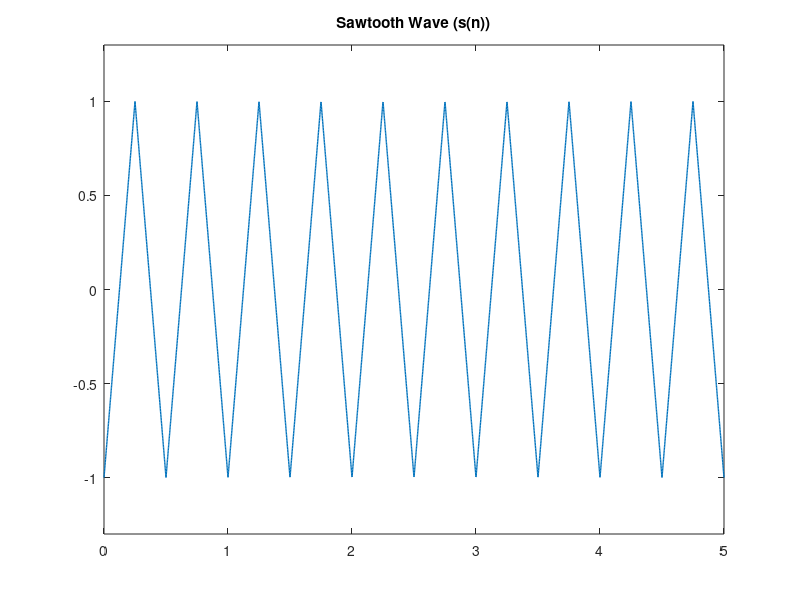
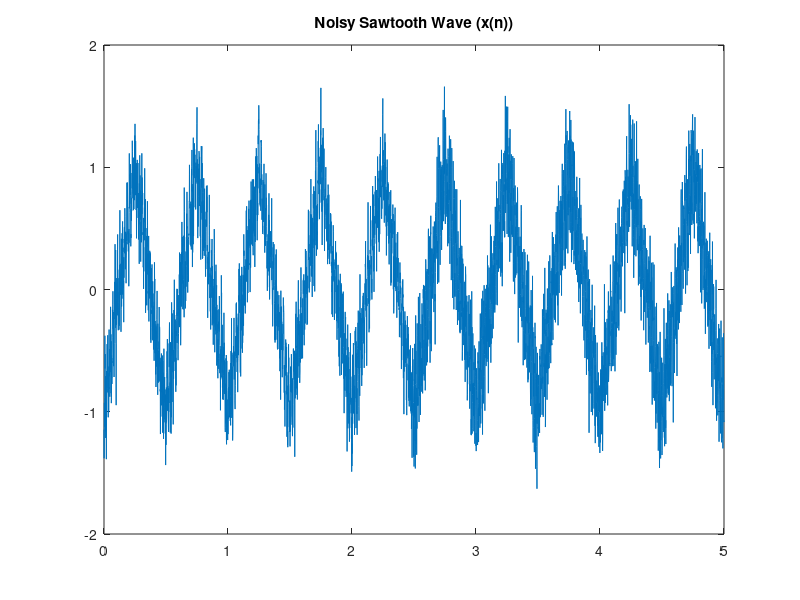

Recreate these plots in MATLAB, in order. (Note: this script raises an error after producing the figures.)
clear;
clc;
%%
N = 5000; % Number of points
t = linspace(0,5,N)'; 
phi1=0.35*pi;
phi2=0.6*pi;
snr=10;
s = sawtooth(2*pi*2*t(1:N),0.5); 
n1 = 0.2*sin(2*pi*50*t(1:N/2)-phi1);
n2 = 0.3*sin(2* pi*100*t(N/2+1:N)-phi2); 
nwg = s - awgn(s,snr,'measured'); 
noise=nwg+[n1 ;n2];
xn = s + noise; 

figure;
plot(t,s,'LineWidth',1)
title('Sawtooth Wave (s(n))')
ylim([-1.3 1.3])

figure;
plot(t,xn)
title('Noisy Sawtooth Wave (x(n))')
ylim([-2 2])
%%
% 2.1 LMS Method
% 2.1.1 Exploring the Rate of Adaptation
a = 3;
phi1 = pi*(1/3); 
phi2 = pi*(1/6);

nref_1 = 0.2*sin(2*pi*50*t(1:N/2) + phi1);
nref_2 = 0.3*sin(2* pi*100*t(N/2+1:N) + phi2);

% Defining the reference signal
Reference_signal = a*(nwg + [nref_1 ; nref_2]);

% Iterating through a range of M and mu to find the optimum paramm
M_upper_limit = 30;
MSE_holder = NaN(M_upper_limit,100);
mu_upper_limit = round(2/(20*M_upper_limit*((xn'*xn)/length(xn))),4);
mu_range = linspace(0.001,mu_upper_limit,100);

for M=1:M_upper_limit
    for i = 1:10
        [e, ~, ~] = LMSFilter(xn', Reference_signal, mu_range(i), M);
        MSE_holder(M,i) = immse(e,s');
    end
end

% Plotting the results from the iterative process
figure
grid_M = 1:M_upper_limit;
surf(mu_range, grid_M, MSE_holder)
title('MSE as a Function of the Order and \mu')
xlabel('\mu')
ylabel('Order');

% Find LMS parameters that results in the minimum MSE
[min_paramm, index_paramm] = min(MSE_holder,[],2);
[minimum_MSE, corresponding_order] = min(min_paramm);
mu_constraint = index_paramm(corresponding_order)*(mu_upper_limit-0.001)/100 + 0.001;
disp(['Minimum Error = ' num2str(minimum_MSE) ' at M = ' num2str(corresponding_order) ' and mu = ' num2str(mu_constraint)])

% Plotting the filtered signals at the optimum parameters
[e_opt_1, ~, ~] = LMSFilter(xn', Reference_signal, mu_constraint, corresponding_order);

figure ('Name','Adaptive Filtering')
subplot(4,1,1)
plot(t,s)
ylim([-2 2])
title('Desired Signal (s(n))')

subplot(4,1,2)
plot(t,xn)
title('Noisy Signal (x(n))')

subplot(4,1,3)
plot(t,e_opt_1)
title('Filtered Signal (e(n))')

subplot(4,1,4)
plot(t,abs(s-e_opt_1))
title('Absolute Error')
%%
%% 2.2 RLS Method
%% 2.2.1 Exploring the Rate of Adaptation

% Iterating through a range of M and forgetting factors to find the optimum paramm
M_upper_limit = 30;
MSE_holder = NaN(M_upper_limit,100);
lambda_range = linspace(0.99,1,100);

for M=1:M_upper_limit
    for i = 1:100
        [e, ~, ~] = RLSFilter(xn', Reference_signal, lambda_range(i), M);
        MSE_holder(M,i) = immse(e',s');
    end
end

% Plotting the results from the iterative process
figure
grid_M = 1:M_upper_limit;
surf(lambda_range, grid_M, MSE_holder)
title('MSE as a Function of the Order and \lambda')
xlabel('\lambda')
ylabel('Order');


% Find LMS parameters that results in the minimum MSE
[min_paramm, index_paramm] = min(MSE_holder,[],2);
[minimum_MSE, corresponding_order] = min(min_paramm);
lambda_constraint = index_paramm(corresponding_order)*(0.01)/100 + 0.99; + 0.001;
disp(['Minimum Error = ' num2str(minimum_MSE) ' at M = ' num2str(corresponding_order) ' and lambda = ' num2str(lambda_constraint)])
%%

% Plotting the filtered signals at the optimum parameters
[e_opt, y_opt, w_opt] = RLSFilter(xn', Reference_signal, lambda_constraint, corresponding_order);


figure ('Name','Adaptive Filtering')
subplot(4,1,1)
plot(t,s)
ylim([-2 2])
title('Desired Signal (s(n))')

subplot(4,1,2)
plot(t,xn)
title('Noisy Signal (x(n))')

subplot(4,1,3)
plot(t,e_opt)
title('Filtered Signal (e(n))')

subplot(4,1,4)
plot(t,abs(s'-e_opt))
title('Absolute Error')
%%
%% 2.2.2 Comparing the Performance of the LMS and RLS Algorithms
figure
subplot(2,1,1)
plot(t,abs(e_opt_1 - s));
title('Error Variation - LMS Method')
xlabel('Time(s)')
ylabel('Amplitude (mV)');

subplot(2,1,2)
plot(t,abs(e_opt - s'))
title('Error Variation - RLS Method');
linkaxes()

% Finding which one is better
error_RLS_less_LMS = abs(e_opt - s') < abs(e_opt_1' - s');
total_error_RLS_less_LMS = sum(error_RLS_less_LMS);
percentage_cal = total_error_RLS_less_LMS*100/length(t); 
%%
load('idealECG.mat')

% Mean normalizing the signal
idealECG = idealECG - mean(idealECG);

% Sampling frequency
f_s = 500;

t_range_ECG = linspace(0,length(idealECG)-1,length(idealECG))/f_s;

% Adding noise (Repeating the same procedure)
n_awg_new = idealECG - awgn(idealECG,10,'measured');

t_first_half_ecg = t_range_ECG(1:floor(length(t_range_ECG)/2));
t_second_half_ecg = t_range_ECG(floor(length(t_range_ECG)/2)+1:end);

% Generating the sinusoid noise
sin_noise_1 = 0.2*sin(2*pi*50*t_first_half_ecg);
sin_noise_2 = 0.3*sin(2*pi*100*t_second_half_ecg);
ns_noise_for_ideal_ECG = [sin_noise_1 sin_noise_2];

noisy_ECG_signal = idealECG + n_awg_new + ns_noise_for_ideal_ECG;

% Setting the parameters
a = 3;
phi_1 = pi*(1/6); 
phi_2 = pi*(1/3);

% Creating the reference signals
noise_for_ref_1 = 0.2*sin(2*pi*50*t_first_half_ecg + phi_1); 
noise_for_ref_2 = 0.3*sin(2*pi*100*t_second_half_ecg + phi_2); 
ref_ECG = a*(n_awg_new + [noise_for_ref_1 noise_for_ref_2]);


total_noise_signal = n_awg_new + ns_noise_for_ideal_ECG;

% Filtering using LMS and RLS
% Setting the optimum parameters used in previous parts
mu_optimum = mu_constraint;
lambda_optimum = lambda_constraint;
order_LMS = 20;
order_RLS = 26;

% LMS
[e_ECG_LMS, y_ECG_LMS, w_ECG_LMS] = LMSFilter(noisy_ECG_signal, ref_ECG, mu_optimum, order_LMS);

% RLS
[e_ECG_RLS, y_ECG_RLS, w_ECG_RLS] = RLSFilter(noisy_ECG_signal, ref_ECG, lambda_optimum, order_RLS);

figure('Name','Adaptive Filtering ECG')
subplot(4,1,1)
plot(t_range_ECG, idealECG)
title('Ideal ECG Signal');
xlabel('Time (s)')
ylabel('Amplitude (mV)');

subplot(4,1,2)
plot(t_range_ECG, noisy_ECG_signal)
title('ECG Signal with Non-stationary Noise')
xlabel('Time (s)')
ylabel('Amplitude (mV)');

subplot(4,1,3)
plot(t_range_ECG, e_ECG_LMS)
title('Filtered ECG Signal - LMS Method')
xlabel('Time (s)')
ylabel('Amplitude (mV)');

subplot(4,1,4)
plot(t_range_ECG, e_ECG_RLS)
title('Filtered ECG Signal - RLS Method')
xlabel('Time (s)')
ylabel('Amplitude (mV)');
linkaxes()